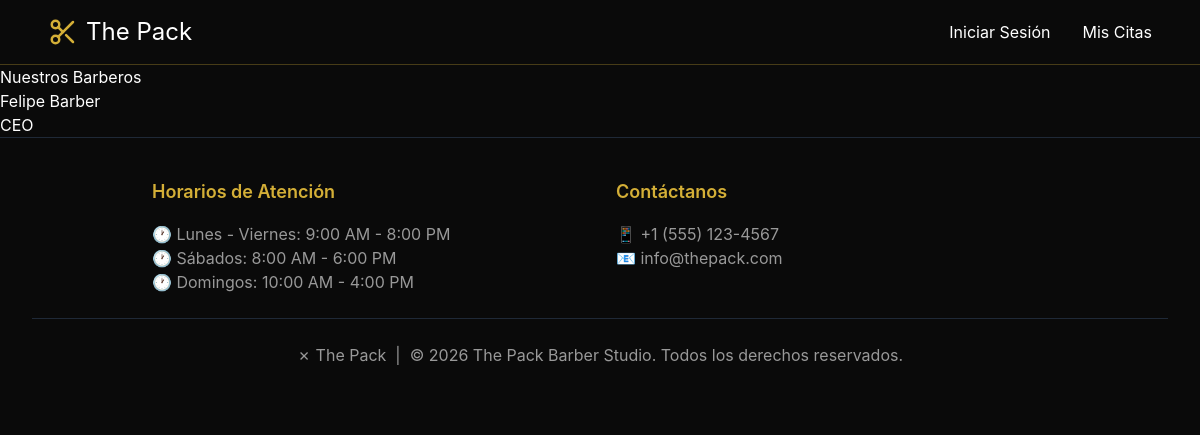
The app's page /barberos/, older data.
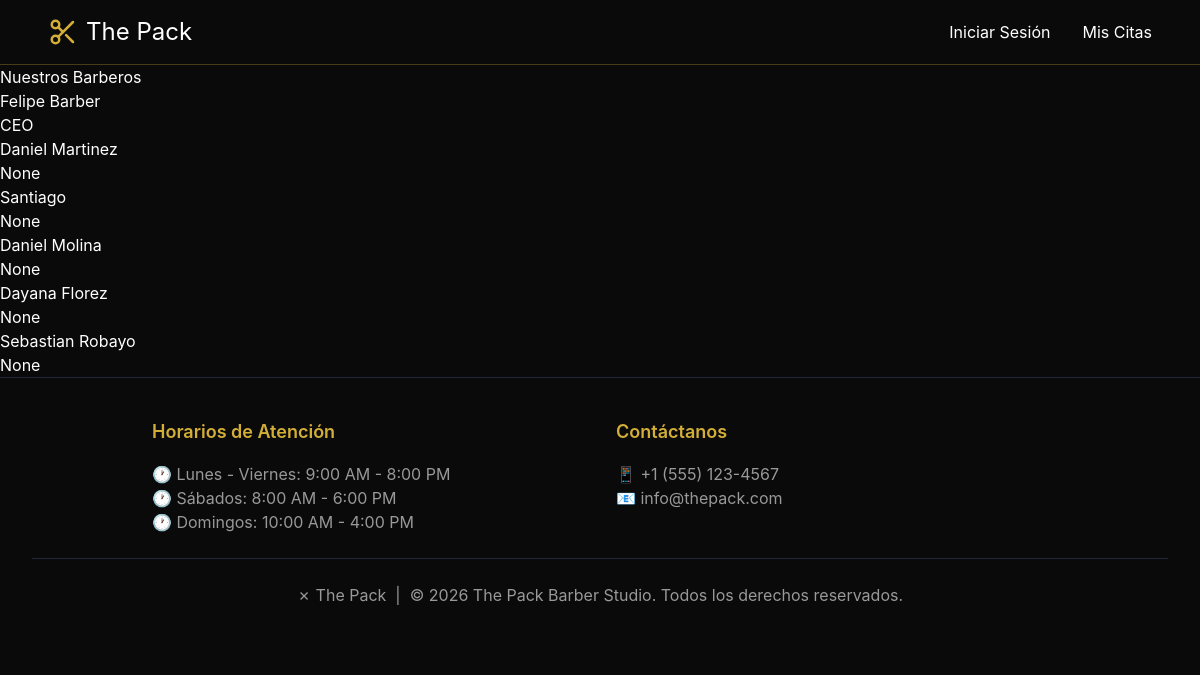
The same page, newer data.
### barberos/models.py (models this page shows, shortened)
class Barbero(models.Model):
    nombre = models.CharField(max_length=100)  # Requerido por defecto
    telefono = models.CharField(
        max_length=12,
        blank=True,
        null=True
    )
    especialidad = models.CharField(
        max_length=300,
        blank=True,
        null=True
    )
    foto = models.ImageField(
        upload_to= 'barberos/', # se guarda en media/barberos/
        blank= True,
        null= True
    )

### barberos/views.py (the view)
# urls.py: path('', views.lista_barberos, name='lista_barberos')
def lista_barberos(request):
    barberos = Barbero.objects.all()
    return render(request, 'barberos/lista.html', {'barberos': barberos})

### templates/barberos/lista.html (shortened to what this page needs)
{% extends "base.html" %}
{% block content %}
    <h1>Nuestros Barberos</h1>
    {% for barbero in barberos %}
        <div>
            <h2>{{ barbero.nombre }}</h2>
            <p>{{ barbero.especialidad }}</p>
        </div>
    {% empty %}
        <p>No hay barberos.</p>
    {% endfor %}
{% endblock %}

### templates/base.html (shortened to what this page needs)
{% load static %}
<!DOCTYPE html>
<html lang="es">
<head>
    <script src="https://cdn.tailwindcss.com"></script>
</head>
<body class="bg-black-main text-white min-h-screen font-barber">
    <header class="bg-black-main border-b border-gold-main/30 px-12 py-4 flex justify-between items-center">
        <div class="flex items-center gap-2">
            <img src="{% static 'img/Scissors.svg' %}"
                width="30" height="30"
                alt="Tijeras">
            <h1 class="text-2xl">The Pack</h1>
        </div>
        <nav class="flex items-center gap-8">
            <a href="#" class="hover:text-gold-main transition-colors">
                Iniciar Sesión
            </a>
            <a href="{% url 'lista_servicios' %}" class="hover:text-gold-main transition-colors">
                Mis Citas
            </a>
        </nav>
    </header>
    <main class="flex-grow">
        {% block content %}{% endblock %}
    </main>
    <footer class="bg-black-card border-t border-gray-800 px-8 py-10">
        <div class="max-w-4xl mx-auto grid grid-cols-2 gap-8 mb-6">
            <div>
                <h3 class="text-gold-main text-lg font-semibold mb-4">Horarios de Atención</h3>
                <p class="text-gray-footer">🕐 Lunes - Viernes: 9:00 AM - 8:00 PM</p>
                <p class="text-gray-footer">🕐 Sábados: 8:00 AM - 6:00 PM</p>
                <p class="text-gray-footer">🕐 Domingos: 10:00 AM - 4:00 PM</p>
            </div>
            <div>
                <h3 class="text-gold-main text-lg font-semibold mb-4">Contáctanos</h3>
                <p class="text-gray-footer">📱 +1 (555) 123-4567</p>
                <p class="text-gray-footer">📧 info@thepack.com</p>
            </div>
        </div>
        <div class="text-center text-gray-footer border-t border-gray-800 pt-6">
            <p>✗ The Pack &nbsp;|&nbsp; © 2026 The Pack Barber Studio. Todos los derechos reservados.</p>
        </div>
    </footer>
</body>
</html>

Row changes from the older to the newer data that the page shows:
added Barbero: nombre "Daniel Martinez", especialidad "None"
added Barbero: nombre "Santiago", especialidad "None"
added Barbero: nombre "Daniel Molina", especialidad "None"
added Barbero: nombre "Dayana Florez", especialidad "None"
added Barbero: nombre "Sebastian Robayo", especialidad "None"
